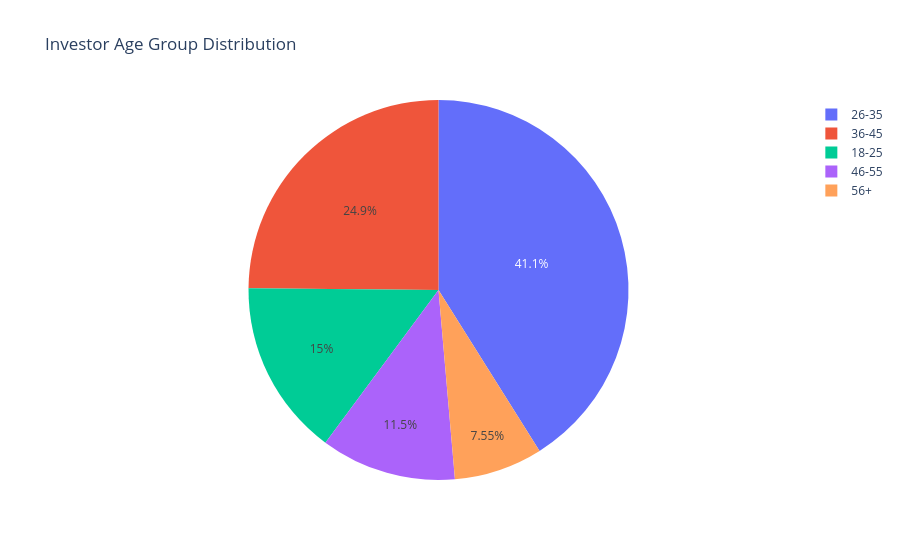

This figure's notebook cell:
### Markdown cell above
Finding 1 (EDA)

### Code cell
import pandas as pd
import plotly.express as px

transactions = pd.read_csv("../data/processed/investor_transactions_clean.csv")

age_counts = transactions["age_group"].value_counts()

fig = px.pie(
    values=age_counts.values,
    names=age_counts.index,
    title="Investor Age Group Distribution"
)

fig.show()

### Figure 1 — Plotly figure (JSON) as saved in the notebook; plotly's stock layout.template omitted (floating-point values rounded to 4 significant figures)
{"data": [{"domain": {"x": [0, 1], "y": [0, 1]}, "hovertemplate": "label=%{label}<br>value=%{value}<extra></extra>", "labels": ["26-35", "36-45", "18-25", "46-55", "56+"], "legendgroup": "", "name": "", "showlegend": true, "type": "pie", "values": [13463, 8146, 4916, 3779, 2474]}], "layout": {"legend": {"tracegroupgap": 0}, "title": {"text": "Investor Age Group Distribution"}}}
